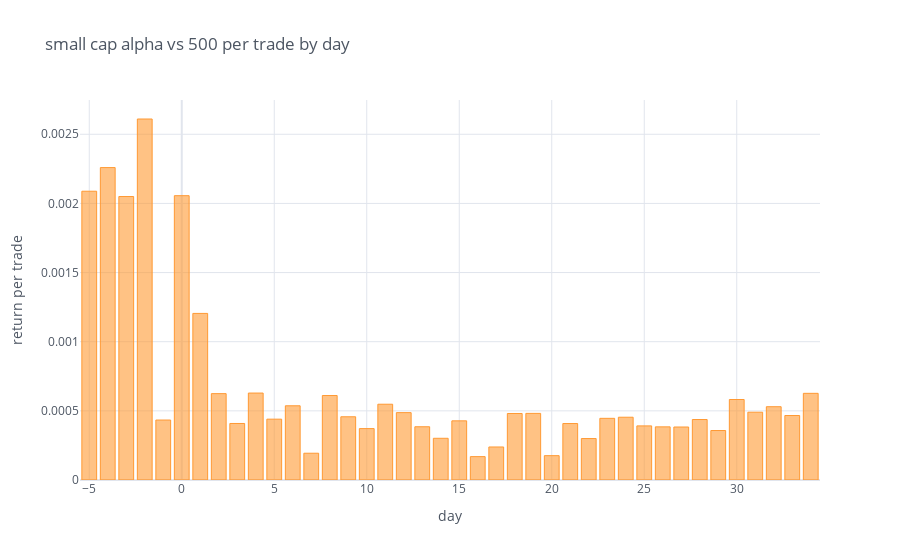

The code cell stored with this chart in its notebook:
### Code cell
trade_analytics_alpha500_df.mean(axis = 1).iplot(kind = "bar",
                                        theme = 'white',
                                        xTitle = "day",
                                        yTitle = "return per trade",
                                        title = "small cap alpha vs 500 per trade by day")

### Figure 1 — Plotly figure (JSON) as saved in the notebook; plotly's stock layout.template omitted (floating-point values rounded to 4 significant figures)
{"data": [{"marker": {"color": "rgba(255, 153, 51, 0.6)", "line": {"color": "rgba(255, 153, 51, 1.0)", "width": 1}}, "name": "None", "orientation": "v", "text": "", "type": "bar", "x": [-5, -4, -3, -2, -1, 0, 1, 2, 3, 4, 5, 6, 7, 8, 9, 10, 11, 12, 13, 14, 15, 16, 17, 18, 19, 20, 21, 22, 23, 24, 25, 26, 27, 28, 29, 30, 31, 32, 33, 34], "y": [0.002088, 0.002259, 0.00205, 0.00261, 0.0004336, 0.002056, 0.001205, 0.0006245, 0.0004088, 0.0006286, 0.0004399, 0.0005366, 0.0001936, 0.0006109, 0.0004572, 0.0003716, 0.0005479, 0.000487, 0.000385, 0.0003016, 0.0004278, 0.0001689, 0.0002388, 0.0004809, 0.0004816, 0.0001759, 0.0004082, 0.0002996, 0.0004459, 0.0004539, 0.0003912, 0.0003843, 0.0003832, 0.0004373, 0.0003577, 0.0005821, 0.0004902, 0.0005299, 0.0004662, 0.0006267]}], "layout": {"legend": {"bgcolor": "#FFFFFF", "font": {"color": "#4D5663"}}, "paper_bgcolor": "#FFFFFF", "plot_bgcolor": "#FFFFFF", "title": {"font": {"color": "#4D5663"}, "text": "small cap alpha vs 500 per trade by day"}, "xaxis": {"gridcolor": "#E1E5ED", "showgrid": true, "tickfont": {"color": "#4D5663"}, "title": {"font": {"color": "#4D5663"}, "text": "day"}, "zerolinecolor": "#E1E5ED"}, "yaxis": {"gridcolor": "#E1E5ED", "showgrid": true, "tickfont": {"color": "#4D5663"}, "title": {"font": {"color": "#4D5663"}, "text": "return per trade"}, "zerolinecolor": "#E1E5ED"}}}
